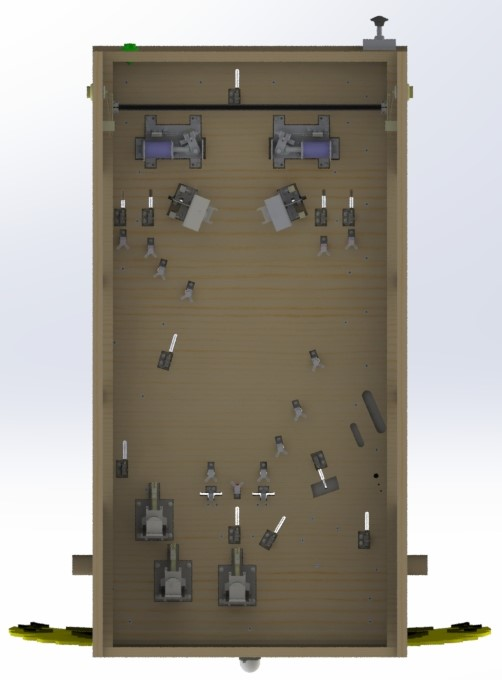
#> input picture CAD_Models/Play Field/Renderings/Bottom - 1.JPG, 502 x 680 px, given in place of the camera
$ python track_ball.py   (Python 2 division)
#> lines starting #> are read from the running program, lines starting #| are printed output that depends on the picture; after the words box and inside, x2 and y2 are one past the last pixel; in counts of white or black regions, pixels touching at a corner belong together
import cv2
import rospy
import numpy as np

from collections import deque
from imutils.video import VideoStream
import imutils

# Color bounds
colorLower = (10,50,60)
colorUpper = (70,150,120)
# Length of line path to draw
pts = deque(maxlen=32)

# Which video source
vs = cv2.VideoCapture(2)

while True:
    # Grab Video Frame
    frame = vs.read()
    frame = frame[1]
#> frame is the input picture: shape (680, 502, 3); mean B, G, R 146, 155.3, 160.7

    # Resize, blur, convert
    frame = imutils.resize(frame, width=600)
#> frame: shape (812, 600, 3)
    blurred = cv2.GaussianBlur(frame, (11, 11), 0)
    hsv = cv2.cvtColor(blurred, cv2.COLOR_BGR2HSV)
#> hsv: shape (812, 600, 3); mean H, S, V 44.1, 45.5, 163.4

    # Create mask from colors
    mask = cv2.inRange(hsv, colorLower, colorUpper)
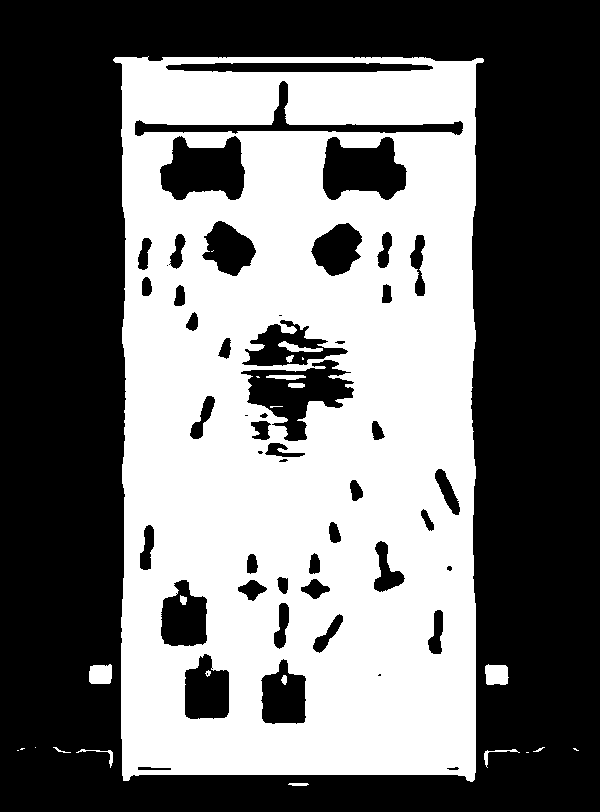
#> mask: shape (812, 600); 44.4% white; 24 white regions (9 under 20 px), largest, box (x1, y1, x2, y2) and area: (113, 56, 484, 782) 214397, (485, 664, 509, 685) 438, (89, 664, 112, 684) 419
    mask = cv2.erode(mask, None, iterations=2)
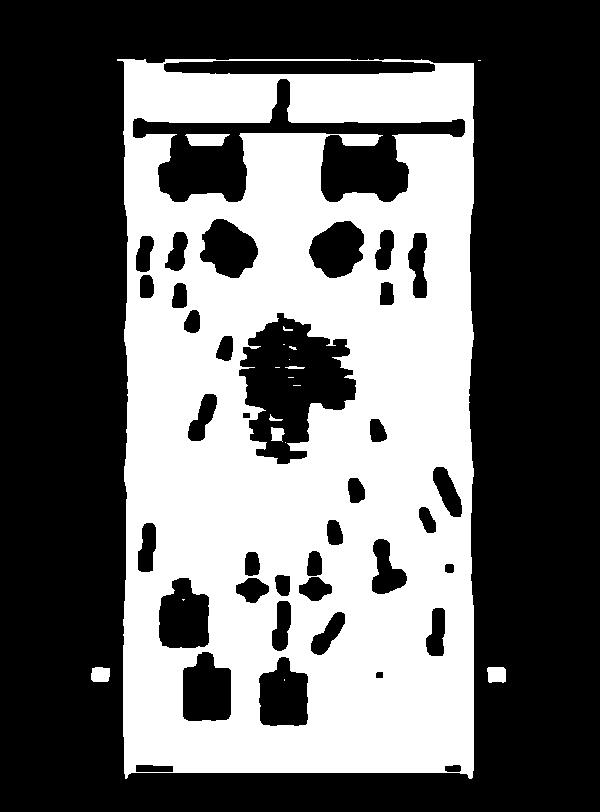
#> mask: shape (812, 600); 40.1% white; 18 white regions (10 under 20 px), largest, box (x1, y1, x2, y2) and area: (117, 59, 474, 779) 194141, (185, 134, 230, 146) 443, (487, 667, 506, 683) 276
    mask = cv2.dilate(mask, None, iterations=2)
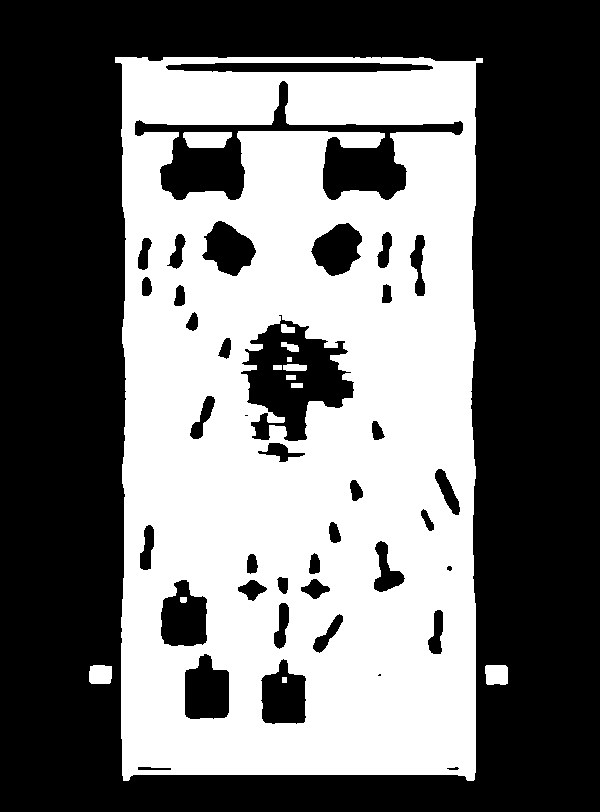
#> mask: shape (812, 600); 44.1% white; 13 white regions

    # Find contours from mask and grab them
    cnts = cv2.findContours(mask.copy(), cv2.RETR_EXTERNAL,cv2.CHAIN_APPROX_SIMPLE)
#> cnts = 3 contours; box (x1, y1, x2, y2) and area: (115, 57, 483, 781) 251244, (485, 665, 508, 685) 397, (89, 665, 112, 684) 374
    cnts = imutils.grab_contours(cnts)
    center = None

    # If we have a contour, find the biggest, then make circle
    if len(cnts) > 0:
		# find the largest contour in the mask, then use
		# it to compute the minimum enclosing circle and
		# centroid
        c = max(cnts, key=cv2.contourArea)
#> c = contour of 214 points, box (x1, y1, x2, y2) (115, 57, 483, 781), area 251244
        ((x, y), radius) = cv2.minEnclosingCircle(c)
#> x = 297.5; y = 416.8; radius = 403.4
        M = cv2.moments(c)
#> M = moments, m00 251244.5, centre m10/m00, m01/m00 = (298.2, 416.3)
        center = (int(M["m10"] / M["m00"]), int(M["m01"] / M["m00"]))
#> center = (298, 416)

		# only proceed if the radius meets a minimum size
        if radius > 10:
			# draw the circle and centroid on the frame,
			# then update the list of tracked points
            cv2.circle(frame, (int(x), int(y)), int(radius),(0, 255, 255), 2)
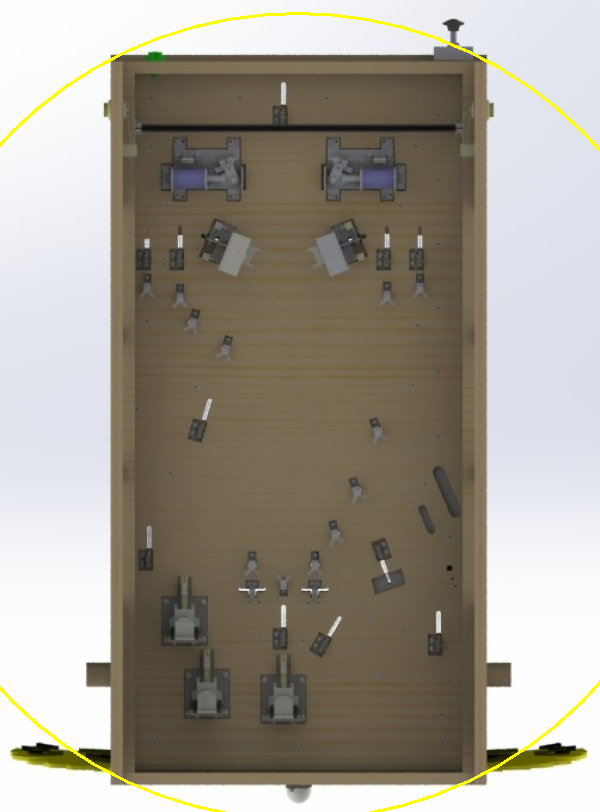
#> frame: shape (812, 600, 3); mean B, G, R 144.3, 155.5, 160.8
            cv2.circle(frame, center, 5, (0, 0, 255), -1)
#> frame: shape (812, 600, 3); 0.02% of pixels changed, all inside (x1, y1, x2, y2) = (293, 411, 304, 422)

        pts.appendleft(center)

	# loop over the set of tracked points
	for i in range(1, len(pts)):
		# if either of the tracked points are None, ignore
		# them
		if pts[i - 1] is None or pts[i] is None:
			continue

		# otherwise, compute the thickness of the line and
		# draw the connecting lines
		thickness = int(np.sqrt(32 / float(i + 1)) * 2.5)
		cv2.line(frame, pts[i - 1], pts[i], (0, 0, 255), thickness)

	# show the frame to our screen
    cv2.imshow("Frame", frame)
    cv2.imshow("Mask", mask)
    key = cv2.waitKey(1) & 0xFF
#> (key q is pressed here)

	# if the 'q' key is pressed, stop the loop
    if key == ord("q"):
        break

cv2.destroyAllWindows()

$ run again, on CAD_Models/Play Field/Renderings/Dimetric.JPG
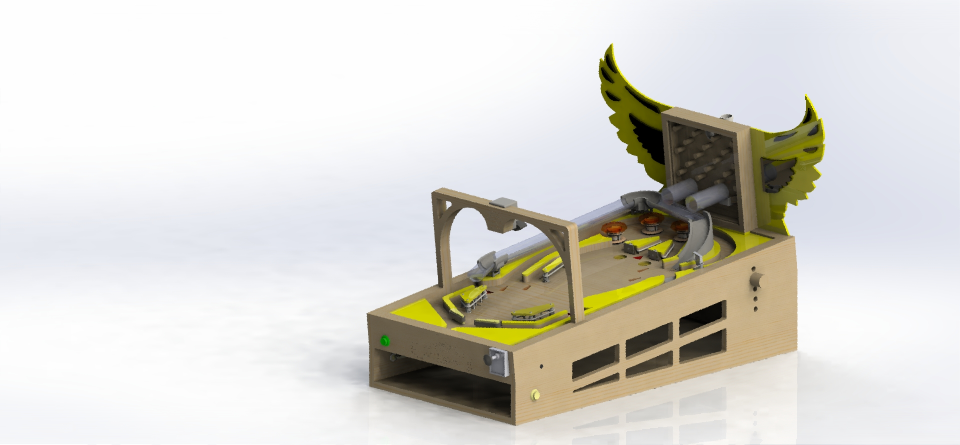
#> input picture CAD_Models/Play Field/Renderings/Dimetric.JPG, 1920 x 889 px, given in place of the camera (shown at 1/2 size)
#> frame is the input picture: shape (889, 1920, 3); mean B, G, R 209.4, 215.3, 217
#> hsv: shape (277, 600, 3); mean H, S, V 59.8, 24.7, 220.4
#> `mask = cv2.dilate(mask, None, iterations=2)`:
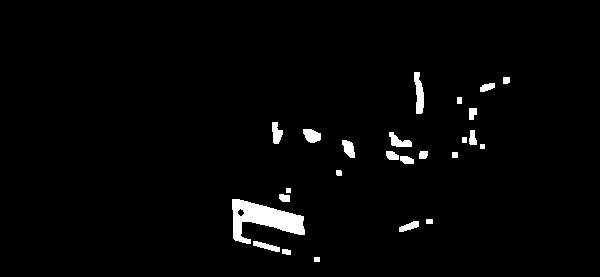
#> mask: shape (277, 600); 2.3% white; 25 white regions
#> cnts = 25 contours, 2 with area under 20; largest, box (x1, y1, x2, y2) and area: (232, 199, 305, 244) 1538, (414, 72, 424, 114) 240, (303, 129, 321, 143) 164, (389, 132, 412, 147) 154, (272, 122, 283, 144) 138
#> c = contour of 91 points, box (x1, y1, x2, y2) (232, 199, 305, 244), area 1538
#> x = 267.5; y = 217.6; radius = 40.05
#> M = moments, m00 1537.5, centre m10/m00, m01/m00 = (263.4, 218.4)
#> center = (263, 218)
#> `cv2.circle(frame, (int(x), int(y)), int(radius),(0, 255, 255), 2)`:
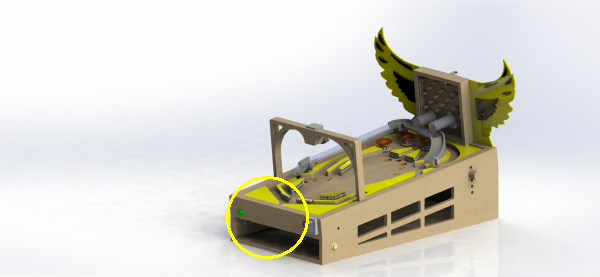
#> frame: shape (277, 600, 3); mean B, G, R 208.7, 215.7, 217.4

$ run again, on CAD_Models/Play Field/Renderings/Front 2.JPG
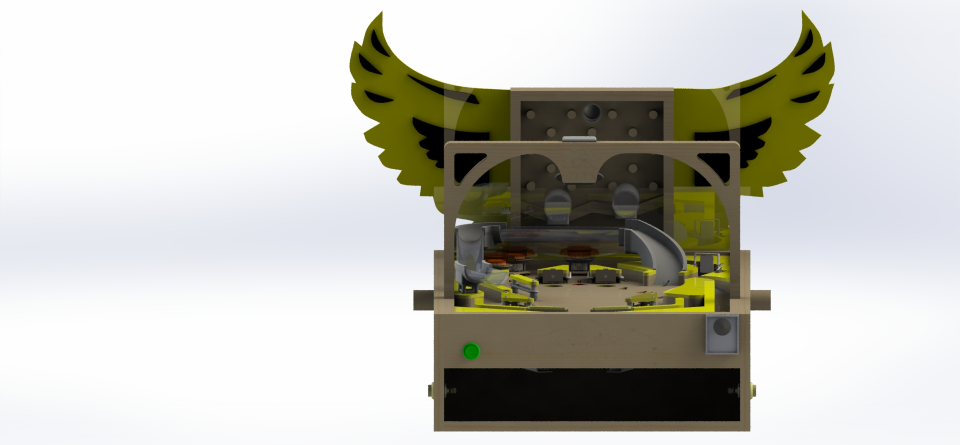
#> input picture CAD_Models/Play Field/Renderings/Front 2.JPG, 1920 x 889 px, given in place of the camera (shown at 1/2 size)
#> frame is the input picture: shape (889, 1920, 3); mean B, G, R 186, 193.6, 194.2
#> hsv: shape (277, 600, 3); mean H, S, V 52.1, 37.2, 197.1
#> `mask = cv2.dilate(mask, None, iterations=2)`:
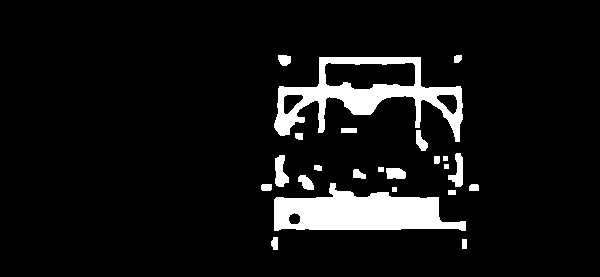
#> mask: shape (277, 600); 7.8% white; 23 white regions
#> cnts = 23 contours, 3 with area under 20; largest, box (x1, y1, x2, y2) and area: (274, 57, 463, 142) 7286, (274, 183, 466, 231) 5606, (275, 155, 289, 187) 265, (448, 153, 463, 187) 232, (386, 168, 406, 179) 169
#> c = contour of 188 points, box (x1, y1, x2, y2) (274, 57, 463, 142), area 7286
#> x = 368.2; y = 111; radius = 95.58
#> M = moments, m00 7286, centre m10/m00, m01/m00 = (366.8, 89.74)
#> center = (366, 89)
#> `cv2.circle(frame, (int(x), int(y)), int(radius),(0, 255, 255), 2)`:
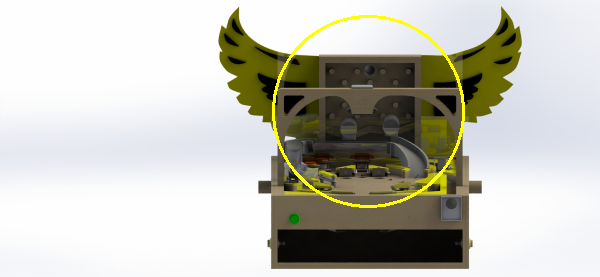
#> frame: shape (277, 600, 3); mean B, G, R 184.7, 194.8, 195.4
